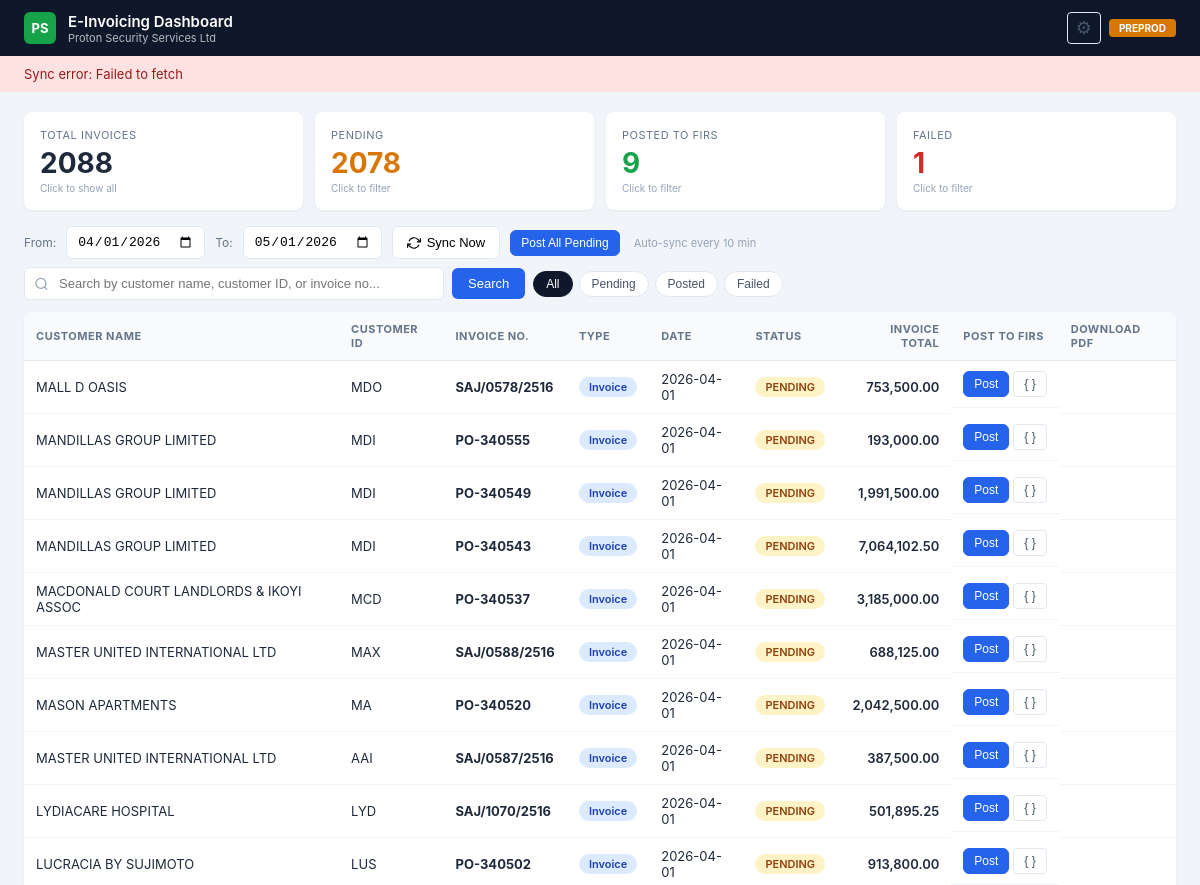
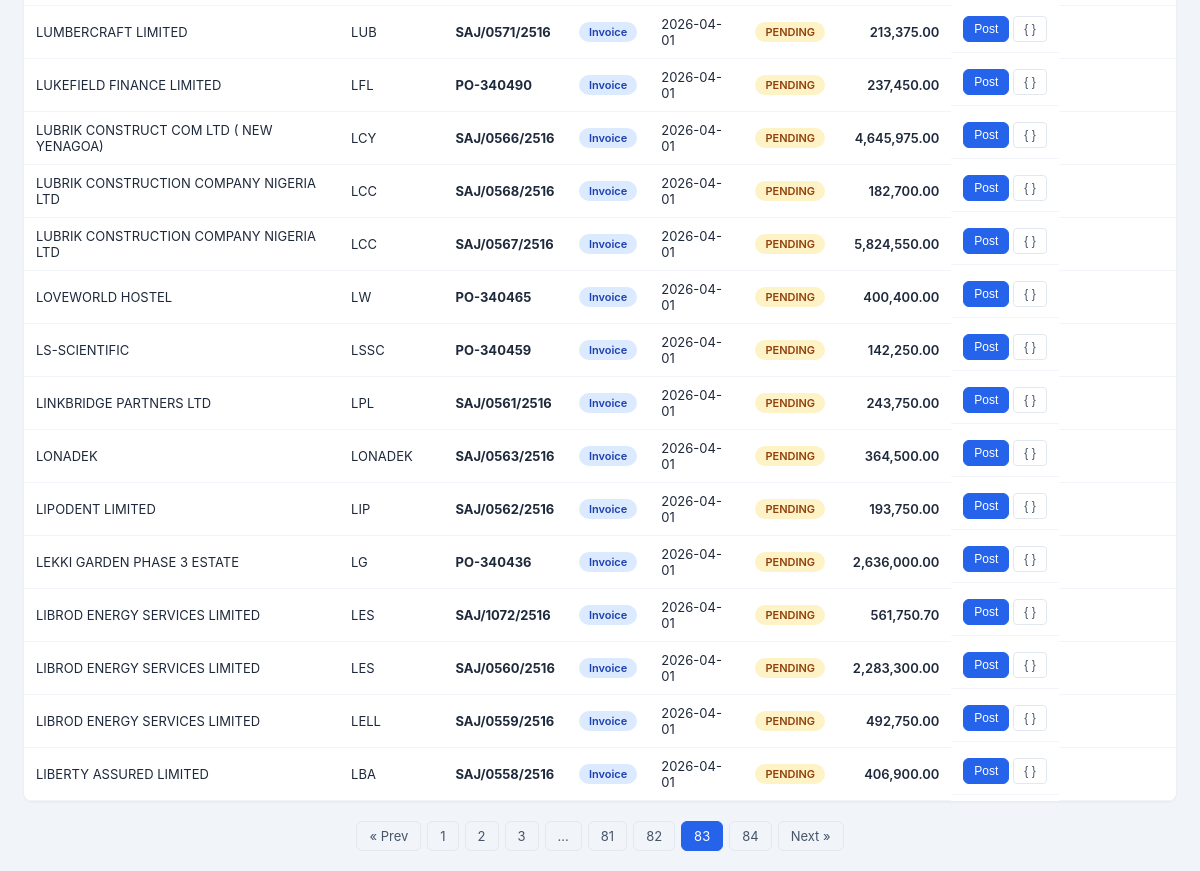
/?date_from=2026-04-01&date_to=2026-05-01&q=&status=&page=83, run on the app's committed database (2 pictures, top to bottom).
### tables this page shows
CREATE TABLE invoices (
                post_order          INTEGER PRIMARY KEY,
                trx_number          INTEGER,
                invoice_num         TEXT,
                customer_name       TEXT,
                customer_id         TEXT,
                customer_tin        TEXT,
                customer_email      TEXT,
                customer_phone      TEXT,
                customer_address    TEXT,
                customer_city       TEXT,
                invoice_date        TEXT,
                amount              REAL    DEFAULT 0,
                vat_amount          REAL    DEFAULT 0,
                status              TEXT    DEFAULT 'pending',
                irn                 TEXT,
                qr_code             TEXT,
                posted_at           TEXT,
                error_message       TEXT,
                api_response        TEXT,
                invoice_description TEXT,
                invoice_type        TEXT    DEFAULT 'Invoice',
                last_synced         TEXT
            );

### app.py (the view)
@app.route("/")
def index():
    page = request.args.get("page", 1, type=int)
    q = request.args.get("q", "").strip()
    status_filter = request.args.get("status", "").strip()
    today = date.today()
    default_from = today.replace(day=1).strftime("%Y-%m-%d")
    default_to = (
        today.replace(day=31).strftime("%Y-%m-%d")
        if today.month == 12
        else today.replace(month=today.month + 1, day=1).strftime("%Y-%m-%d")
    )
    date_from = request.args.get("date_from", default_from).strip()
    date_to   = request.args.get("date_to",   default_to).strip()
    try:
        range_params = (date_from, date_to)
        all_stats = db_read(
            "SELECT status, COUNT(*) as cnt FROM invoices "
            "WHERE invoice_date >= ? AND invoice_date <= ? GROUP BY status",
            range_params
        )
        stats = {"total": 0, "posted": 0, "pending": 0, "failed": 0, "credit_notes": 0, "invoices_count": 0}
        for s in all_stats: stats[s["status"]] = s["cnt"]; stats["total"] += s["cnt"]
        type_stats = db_read(
            "SELECT invoice_type, COUNT(*) as cnt FROM invoices "
            "WHERE invoice_date >= ? AND invoice_date <= ? GROUP BY invoice_type",
            range_params
        )
        for t in type_stats:
            if t["invoice_type"] == "Credit Note": stats["credit_notes"] = t["cnt"]
            elif t["invoice_type"] == "Invoice": stats["invoices_count"] = t["cnt"]
        where_parts = ["invoice_date >= ?", "invoice_date <= ?"]
        params = [date_from, date_to]
        if q:
            where_parts.append(
                "(LOWER(customer_name) LIKE ? OR LOWER(customer_id) LIKE ? OR LOWER(invoice_num) LIKE ?)"
            )
            like = f"%{q.lower()}%"
            params += [like, like, like]
        if status_filter and status_filter in ("pending", "posted", "failed"):
            where_parts.append("status = ?")
            params.append(status_filter)
        where_sql = "WHERE " + " AND ".join(where_parts)
        count_row = db_read_one(f"SELECT COUNT(*) as cnt FROM invoices {where_sql}", tuple(params))
        total = count_row["cnt"] if count_row else 0
        total_pages = max(1, (total + PER_PAGE - 1) // PER_PAGE)
        page = max(1, min(page, total_pages))
        offset = (page - 1) * PER_PAGE
        invoices = db_read(
            f"SELECT * FROM invoices {where_sql} ORDER BY invoice_date DESC, trx_number DESC LIMIT ? OFFSET ?",
            tuple(params) + (PER_PAGE, offset)
        )
    except:
        invoices=[]; stats={"total":0,"posted":0,"pending":0,"failed":0,"credit_notes":0,"invoices_count":0}; total=0; total_pages=1; page=1
    return render_template(
        "index.html",
        invoices=invoices, stats=stats,
        page=page, total_pages=total_pages, total=total,
        q=q, status_filter=status_filter,
        date_from=date_from, date_to=date_to
    )

### app.py (called while the page is built)
def _open_db():
    conn = sqlite3.connect(DB_PATH, timeout=30)
    conn.row_factory = sqlite3.Row
    conn.execute("PRAGMA journal_mode=WAL")
    conn.execute("PRAGMA busy_timeout=10000")
    return conn

def db_read(sql, params=()):
    with _db_lock:
        conn = _open_db()
        try: return [dict(r) for r in conn.execute(sql, params).fetchall()]
        finally: conn.close()

def db_read_one(sql, params=()):
    with _db_lock:
        conn = _open_db()
        try:
            row = conn.execute(sql, params).fetchone()
            return dict(row) if row else None
        finally: conn.close()

### templates/index.html (shortened to what this page needs)
<!DOCTYPE html>
<html lang="en">
<head>
</head>
<body>
<header class="header">
    <div class="header-left">
        <div class="header-logo">PS</div>
        <div>
            <div class="header-title">E-Invoicing Dashboard</div>
            <div class="header-subtitle">Proton Security Services Ltd</div>
        </div>
    </div>
    <div class="header-right" style="display:flex;align-items:center;gap:8px">
        <button class="btn-ghost" onclick="openSettings()" title="Tax Category Settings" style="font-size:18px;padding:4px 8px">&#9881;</button>
        <span class="header-env">PREPROD</span>
    </div>
</header>
<div class="sync-banner" id="syncBanner" style="display:none">
    <span id="syncBannerText">Syncing invoices from Sage 50...</span>
</div>
<div class="stats-bar">
    <div class="stat-card" onclick="setStatusFilter('')" title="Show all">
        <div class="stat-label">Total Invoices</div>
        <div class="stat-value">{{ stats.total }}</div>
        <div class="stat-hint">Click to show all</div>
    </div>
    <div class="stat-card pending {% if status_filter == 'pending' %}active-filter{% endif %}" onclick="setStatusFilter('pending')" title="Filter pending">
        <div class="stat-label">Pending</div>
        <div class="stat-value">{{ stats.pending }}</div>
        <div class="stat-hint">Click to filter</div>
    </div>
    <div class="stat-card posted {% if status_filter == 'posted' %}active-filter{% endif %}" onclick="setStatusFilter('posted')" title="Filter posted">
        <div class="stat-label">Posted to FIRS</div>
        <div class="stat-value">{{ stats.posted }}</div>
        <div class="stat-hint">Click to filter</div>
    </div>
    <div class="stat-card failed {% if status_filter == 'failed' %}active-filter{% endif %}" onclick="setStatusFilter('failed')" title="Filter failed">
        <div class="stat-label">Failed</div>
        <div class="stat-value">{{ stats.failed }}</div>
        <div class="stat-hint">Click to filter</div>
    </div>
</div>
<div class="toolbar">
    <label style="font-size:12px;color:var(--slate500)">From:</label>
    <input type="date" id="dateFrom" value="{{ date_from }}" onchange="applyDateRange()">
    <label style="font-size:12px;color:var(--slate500)">To:</label>
    <input type="date" id="dateTo" value="{{ date_to }}" onchange="applyDateRange()">
    <button class="btn" id="btnSync" onclick="syncSage()">
        <svg width="14" height="14" viewBox="0 0 24 24" fill="none" stroke="currentColor" stroke-width="2"><polyline points="23 4 23 10 17 10"/><polyline points="1 20 1 14 7 14"/><path d="M3.51 9a9 9 0 0 1 14.85-3.36L23 10M1 14l4.64 4.36A9 9 0 0 0 20.49 15"/></svg>
        Sync Now
    </button>
    <button class="btn btn-primary btn-sm" onclick="postAllPending()">Post All Pending</button>
    <span id="autoSyncLabel" style="font-size:11px;color:var(--slate400);margin-left:4px">Auto-sync every 10 min</span>
</div>
<form method="GET" action="/" class="search-bar" id="searchForm">
    <div class="search-input-wrap">
        <input
            type="text"
            name="q"
            id="searchInput"
            placeholder="Search by customer name, customer ID, or invoice no..."
            value="{{ q }}"
            autocomplete="off"
        >
    </div>
    <button type="submit" class="search-btn">Search</button>
    <div class="status-filters">
        <button type="button" class="status-filter-btn {% if not status_filter %}active{% endif %}" onclick="setStatusFilter('')">All</button>
        <button type="button" class="status-filter-btn pending {% if status_filter == 'pending' %}active{% endif %}" onclick="setStatusFilter('pending')">Pending</button>
        <button type="button" class="status-filter-btn posted {% if status_filter == 'posted' %}active{% endif %}" onclick="setStatusFilter('posted')">Posted</button>
        <button type="button" class="status-filter-btn failed {% if status_filter == 'failed' %}active{% endif %}" onclick="setStatusFilter('failed')">Failed</button>
    </div>
</form>
<div class="table-wrap">
<table>
    <thead>
        <tr>
            <th>Customer Name</th><th>Customer ID</th><th>Invoice No.</th><th>Type</th><th>Date</th>
            <th>Status</th><th style="text-align:right">Invoice Total</th><th>Post to FIRS</th><th>Download PDF</th>
        </tr>
    </thead>
    <tbody>
        {% for inv in invoices %}
        <tr>
            <td>{{ inv.customer_name }}</td>
            <td>{{ inv.customer_id }}</td>
            <td><strong>{{ inv.invoice_num }}</strong></td>
            <td>
                {% if inv.invoice_type == 'Credit Note' %}
                    <span class="badge badge-credit">Credit Note</span>
                {% elif inv.invoice_type == 'Debit Note' %}
                    <span class="badge badge-debit">Debit Note</span>
                {% else %}
                    <span class="badge badge-invoice">Invoice</span>
                {% endif %}
            </td>
            <td>{{ inv.invoice_date }}</td>
            <td>
                {% if inv.status == 'posted' %}<span class="badge badge-posted">POSTED</span>
                {% elif inv.status == 'failed' %}<span class="badge badge-failed">FAILED</span>
                    <button class="btn-ghost" onclick="showError({{ inv.post_order }})" title="View full error" style="color:var(--red);font-size:11px;padding:2px 6px;margin-left:4px">&#9888; Error</button>
                {% else %}<span class="badge badge-pending">PENDING</span>{% endif %}
            </td>
            <td style="text-align:right;font-weight:600">{{ "{:,.2f}".format(inv.amount) }}</td>
            <td class="actions-cell">
                {% if inv.status == 'posted' %}
                    <span style="color:var(--green);font-size:12px;font-weight:600">&#10003; Done</span>
                {% elif inv.status == 'failed' %}
                    <button class="btn btn-sm" style="background:var(--red);color:white" onclick="postInvoice({{ inv.post_order }}, this)">Retry</button>
                {% else %}
                    <button class="btn btn-primary btn-sm" onclick="postInvoice({{ inv.post_order }}, this)">Post</button>
                {% endif %}
                <button class="btn-ghost" onclick="previewPayload({{ inv.post_order }})" title="Preview JSON payload">{ }</button>
            </td>
            <td>
            </td>
        </tr>
        {% endfor %}
    </tbody>
</table>
</div>
{% if total_pages > 1 %}
<div class="pagination">
    {% set base_url = '?date_from=' ~ date_from ~ '&date_to=' ~ date_to ~ '&q=' ~ q ~ '&status=' ~ status_filter ~ '&page=' %}
    {% if page > 1 %}<a href="{{ base_url ~ (page - 1) }}">&laquo; Prev</a>{% endif %}
    {% for p in range(1, total_pages + 1) %}
        {% if p == page %}<span class="active">{{ p }}</span>
        {% elif p <= 3 or p > total_pages - 3 or (p >= page - 2 and p <= page + 2) %}<a href="{{ base_url ~ p }}">{{ p }}</a>
        {% elif p == 4 or p == total_pages - 3 %}<span>...</span>{% endif %}
    {% endfor %}
    {% if page < total_pages %}<a href="{{ base_url ~ (page + 1) }}">Next &raquo;</a>{% endif %}
</div>
{% endif %}
</body>
</html>

### data on the page
invoices: customer_name "MALL D OASIS", customer_id "MDO", invoice_num "SAJ/0578/2516", invoice_type "Invoice", invoice_date "2026-04-01", status "PENDING", amount "753,500.00"
invoices: customer_name "MANDILLAS GROUP LIMITED", customer_id "MDI", invoice_num "PO-340555", invoice_type "Invoice", invoice_date "2026-04-01", status "PENDING", amount "193,000.00"
invoices: customer_name "MANDILLAS GROUP LIMITED", customer_id "MDI", invoice_num "PO-340549", invoice_type "Invoice", invoice_date "2026-04-01", status "PENDING", amount "1,991,500.00"
invoices: customer_name "MANDILLAS GROUP LIMITED", customer_id "MDI", invoice_num "PO-340543", invoice_type "Invoice", invoice_date "2026-04-01", status "PENDING", amount "7,064,102.50"
invoices: customer_name "MACDONALD COURT LANDLORDS & IKOYI ASSOC", customer_id "MCD", invoice_num "PO-340537", invoice_type "Invoice", invoice_date "2026-04-01", status "PENDING", amount "3,185,000.00"
invoices: customer_name "MASTER UNITED INTERNATIONAL LTD", customer_id "MAX", invoice_num "SAJ/0588/2516", invoice_type "Invoice", invoice_date "2026-04-01", status "PENDING", amount "688,125.00"
invoices: customer_name "MASON APARTMENTS", customer_id "MA", invoice_num "PO-340520", invoice_type "Invoice", invoice_date "2026-04-01", status "PENDING", amount "2,042,500.00"
invoices: customer_name "MASTER UNITED INTERNATIONAL LTD", customer_id "AAI", invoice_num "SAJ/0587/2516", invoice_type "Invoice", invoice_date "2026-04-01", status "PENDING", amount "387,500.00"
invoices: customer_name "LYDIACARE HOSPITAL", customer_id "LYD", invoice_num "SAJ/1070/2516", invoice_type "Invoice", invoice_date "2026-04-01", status "PENDING", amount "501,895.25"
invoices: customer_name "LUCRACIA BY SUJIMOTO", customer_id "LUS", invoice_num "PO-340502", invoice_type "Invoice", invoice_date "2026-04-01", status "PENDING", amount "913,800.00"
invoices: customer_name "LUMBERCRAFT LIMITED", customer_id "LUB", invoice_num "SAJ/0571/2516", invoice_type "Invoice", invoice_date "2026-04-01", status "PENDING", amount "213,375.00"
invoices: customer_name "LUKEFIELD FINANCE LIMITED", customer_id "LFL", invoice_num "PO-340490", invoice_type "Invoice", invoice_date "2026-04-01", status "PENDING", amount "237,450.00"
invoices: customer_name "LUBRIK CONSTRUCT COM LTD ( NEW YENAGOA)", customer_id "LCY", invoice_num "SAJ/0566/2516", invoice_type "Invoice", invoice_date "2026-04-01", status "PENDING", amount "4,645,975.00"
invoices: customer_name "LUBRIK CONSTRUCTION COMPANY NIGERIA LTD", customer_id "LCC", invoice_num "SAJ/0568/2516", invoice_type "Invoice", invoice_date "2026-04-01", status "PENDING", amount "182,700.00"
invoices: customer_name "LUBRIK CONSTRUCTION COMPANY NIGERIA LTD", customer_id "LCC", invoice_num "SAJ/0567/2516", invoice_type "Invoice", invoice_date "2026-04-01", status "PENDING", amount "5,824,550.00"
invoices: customer_name "LOVEWORLD HOSTEL", customer_id "LW", invoice_num "PO-340465", invoice_type "Invoice", invoice_date "2026-04-01", status "PENDING", amount "400,400.00"
invoices: customer_name "LS-SCIENTIFIC", customer_id "LSSC", invoice_num "PO-340459", invoice_type "Invoice", invoice_date "2026-04-01", status "PENDING", amount "142,250.00"
invoices: customer_name "LINKBRIDGE PARTNERS LTD", customer_id "LPL", invoice_num "SAJ/0561/2516", invoice_type "Invoice", invoice_date "2026-04-01", status "PENDING", amount "243,750.00"
invoices: customer_name "LONADEK", customer_id "LONADEK", invoice_num "SAJ/0563/2516", invoice_type "Invoice", invoice_date "2026-04-01", status "PENDING", amount "364,500.00"
invoices: customer_name "LIPODENT LIMITED", customer_id "LIP", invoice_num "SAJ/0562/2516", invoice_type "Invoice", invoice_date "2026-04-01", status "PENDING", amount "193,750.00"
invoices: customer_name "LEKKI GARDEN PHASE 3 ESTATE", customer_id "LG", invoice_num "PO-340436", invoice_type "Invoice", invoice_date "2026-04-01", status "PENDING", amount "2,636,000.00"
invoices: customer_name "LIBROD ENERGY SERVICES LIMITED", customer_id "LES", invoice_num "SAJ/1072/2516", invoice_type "Invoice", invoice_date "2026-04-01", status "PENDING", amount "561,750.70"
invoices: customer_name "LIBROD ENERGY SERVICES LIMITED", customer_id "LES", invoice_num "SAJ/0560/2516", invoice_type "Invoice", invoice_date "2026-04-01", status "PENDING", amount "2,283,300.00"
invoices: customer_name "LIBROD ENERGY SERVICES LIMITED", customer_id "LELL", invoice_num "SAJ/0559/2516", invoice_type "Invoice", invoice_date "2026-04-01", status "PENDING", amount "492,750.00"
invoices: customer_name "LIBERTY ASSURED LIMITED", customer_id "LBA", invoice_num "SAJ/0558/2516", invoice_type "Invoice", invoice_date "2026-04-01", status "PENDING", amount "406,900.00"

### other printed values
{{ stats.total }} "2088"
{{ stats.pending }} "2078"
{{ stats.posted }} "9"
{{ stats.failed }} "1"
{{ p }} "1" "2" "3" "81" "82" "84"
{{ p }} "83"
